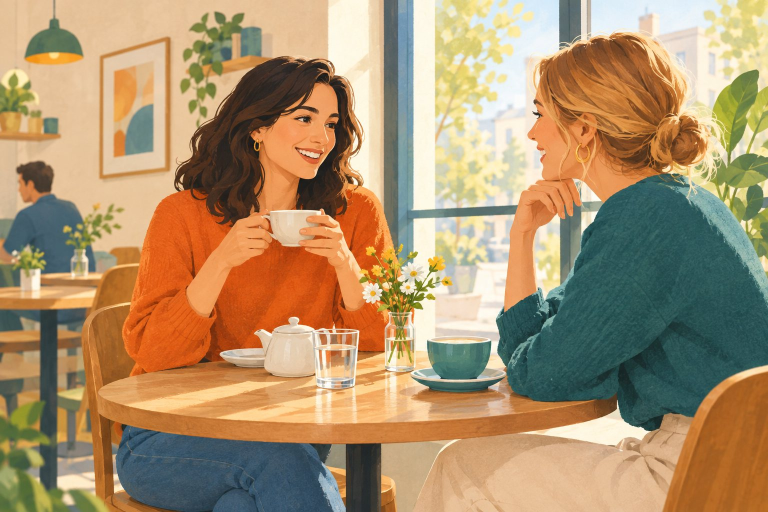
#> input picture 300-pages/assets/images/a1/k1-auftakt.jpg, 1536 x 1024 px (shown at 1/2 size); its folder holds only this picture in this run
$ python -i assets.py   (imports and definitions only)
#> lines starting #> are read from the running program, lines starting #| are printed output that depends on the picture
"""Per-image analysis: super-resolution, depth (Depth Anything V2), window and lamp masks."""
import os

import cv2
import numpy as np
from PIL import Image

MEAN = np.array([0.485, 0.456, 0.406], np.float32)
STD = np.array([0.229, 0.224, 0.225], np.float32)


def load_rgb(path):
    return np.array(Image.open(path).convert("RGB"))


# [15 lines left out: function super_resolve, not called in this run]


class DepthModel:
    # [66 lines left out: functions __init__, _run, predict, window_mask, not called in this run]


def warm_mask(rgb):
    """Bright warm light sources (lamp bulbs, lantern glow) for flicker and bloom."""
    hsv = cv2.cvtColor(rgb, cv2.COLOR_RGB2HSV).astype(np.float32)
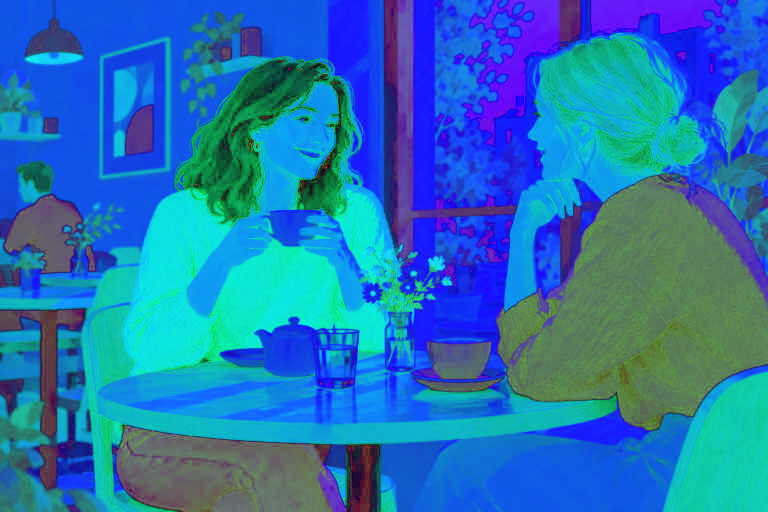
#> hsv: shape (1024, 1536, 3) float32 (shown at 1/2 size); mean R, G, B 35.6, 115.5, 180.9
    h, s, v = hsv[..., 0], hsv[..., 1] / 255, hsv[..., 2] / 255
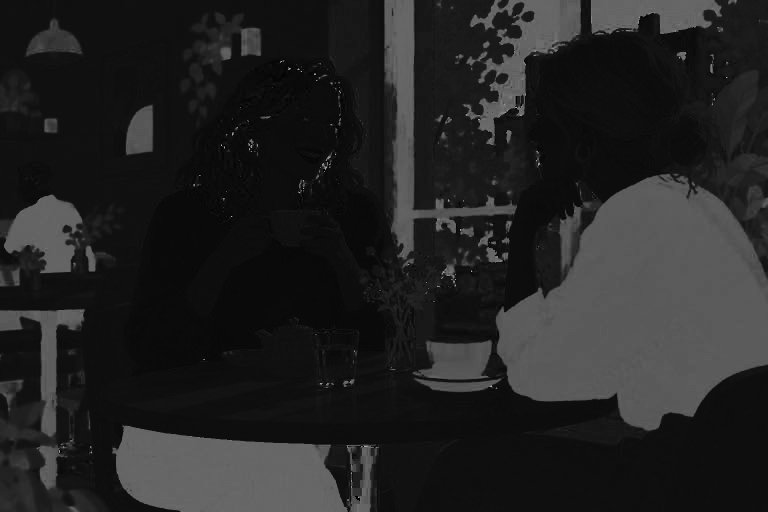
#> h: shape (1024, 1536) float32 (shown at 1/2 size); min 0, max 179, mean 35.4
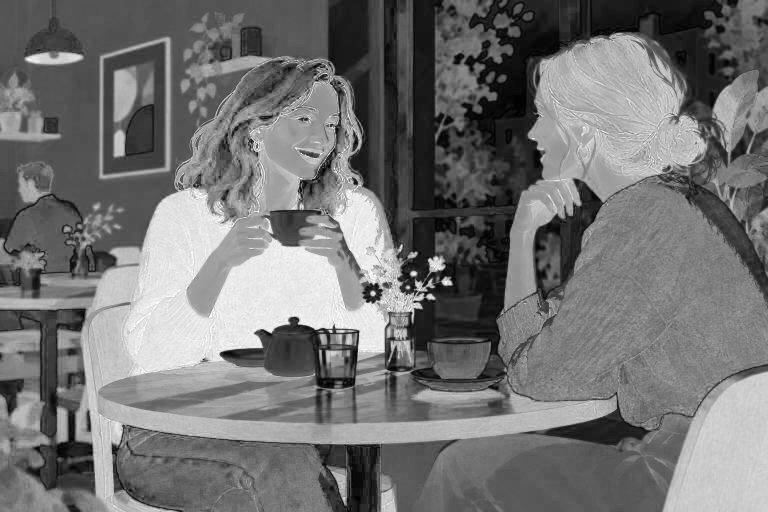
#> s: shape (1024, 1536) float32 (shown at 1/2 size); min 0, max 1, mean 0.453
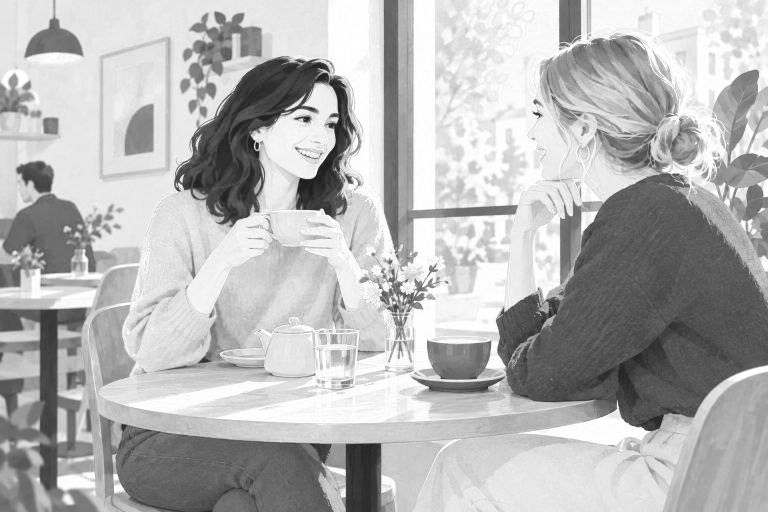
#> v: shape (1024, 1536) float32 (shown at 1/2 size); min 0.0784, max 1, mean 0.709
    warm = np.clip(1 - np.abs(h - 20) / 14, 0, 1) * np.clip((v - 0.62) / 0.25, 0, 1) * np.clip((s - 0.15) / 0.2, 0, 1)
    core = cv2.GaussianBlur(warm, (0, 0), 4)
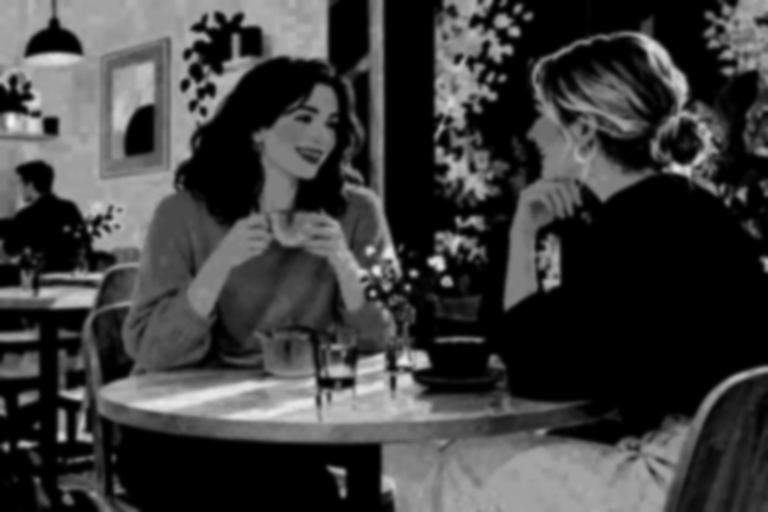
#> core: shape (1024, 1536) float32 (shown at 1/2 size); min 0, max 0.962, mean 0.245
    glow = cv2.GaussianBlur(warm, (0, 0), 40)
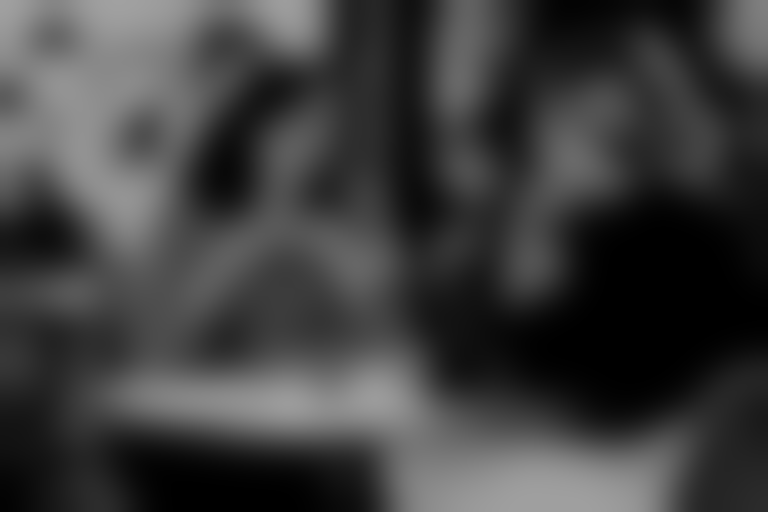
#> glow: shape (1024, 1536) float32 (shown at 1/2 size); min 1.78e-10, max 0.632, mean 0.245
    return np.clip(core * 0.6 + glow * 2.2, 0, 1).astype(np.float32)
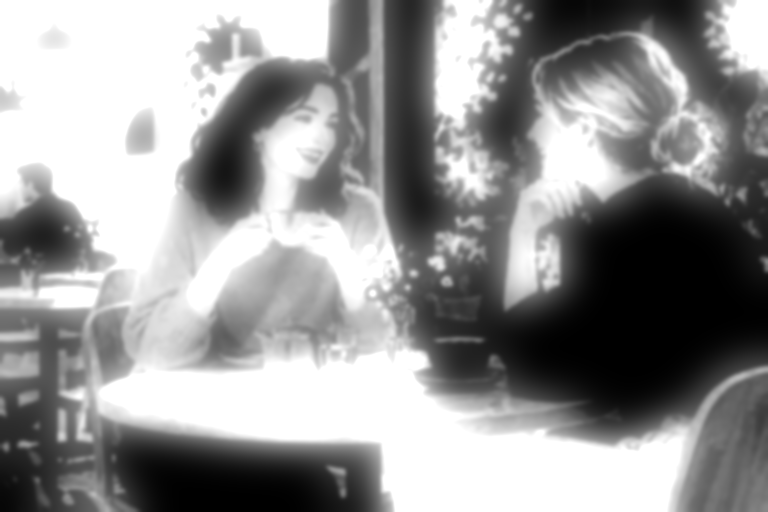
#> returned value: shape (1024, 1536) float32 (shown at 1/2 size); min 3.92e-10, max 1, mean 0.585


# [28 lines left out: function prepare, not called in this run]

>>> import cv2
>>> picture = cv2.cvtColor(cv2.imread('../../300-pages/assets/images/a1/k1-auftakt.jpg'), cv2.COLOR_BGR2RGB)
>>> result = warm_mask(picture)

$ run again, on 300-pages/assets/images/a1/k1-b6.jpg
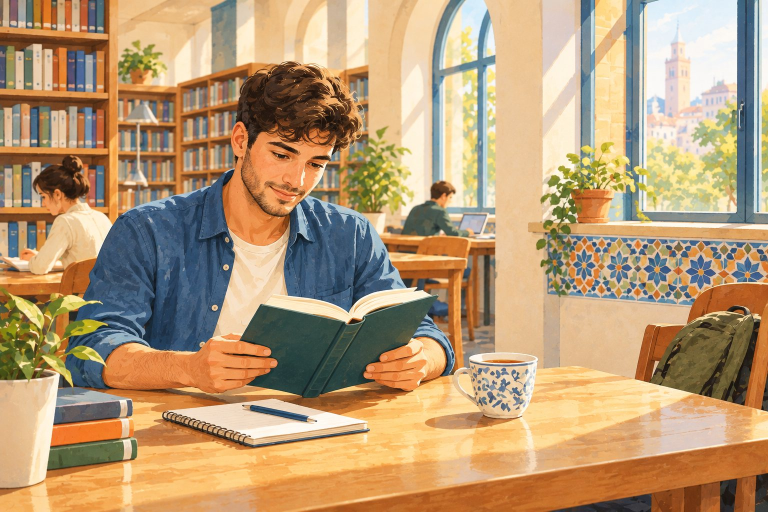
#> input picture 300-pages/assets/images/a1/k1-b6.jpg, 1536 x 1024 px (shown at 1/2 size)
#> in warm_mask, `glow = cv2.GaussianBlur(warm, (0, 0), 40)`:
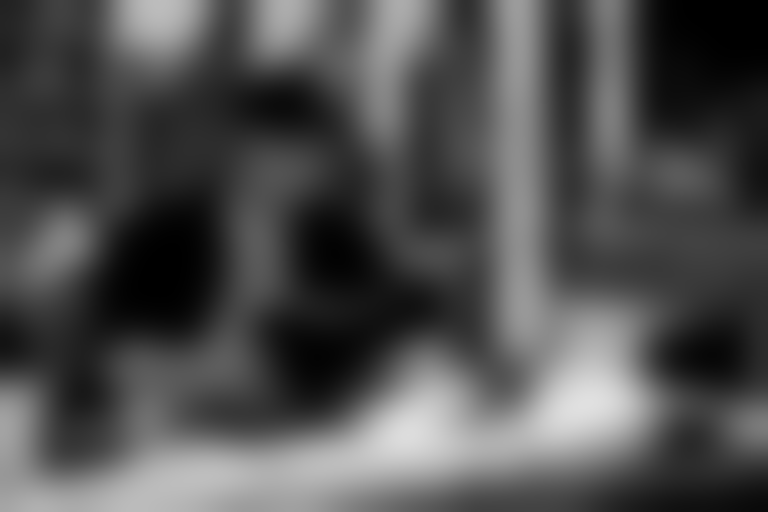
#> glow: shape (1024, 1536) float32 (shown at 1/2 size); min 2.39e-08, max 0.881, mean 0.312
#> in warm_mask, `return np.clip(core * 0.6 + glow * 2.2, 0, 1).astype(np.float32)`:
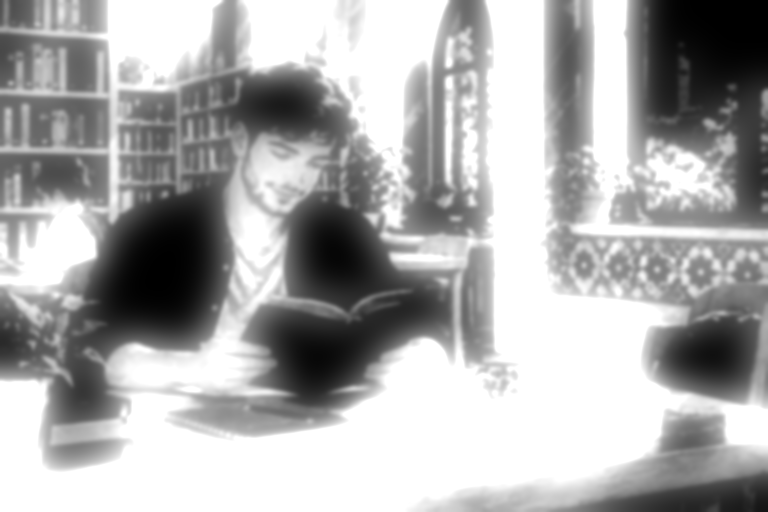
#> returned value: shape (1024, 1536) float32 (shown at 1/2 size); min 5.26e-08, max 1, mean 0.676
